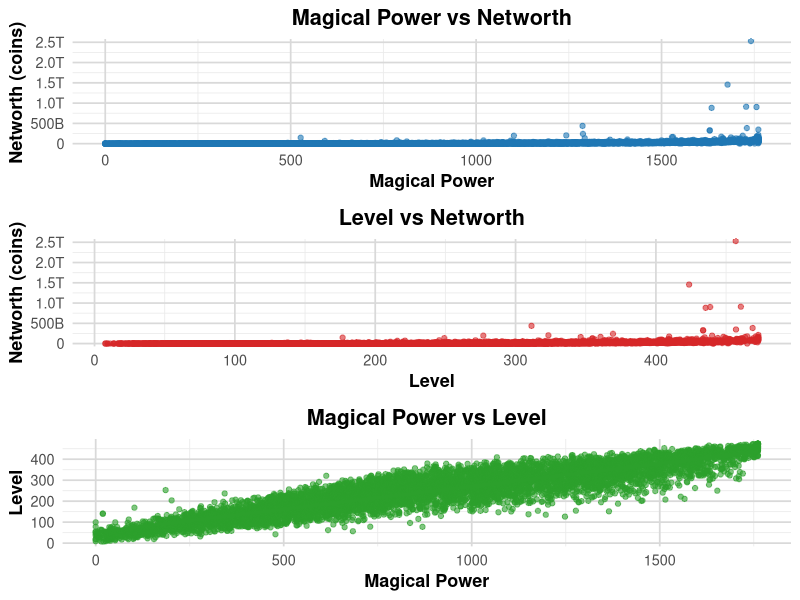

Here is the R script that generated this plot:
library(ggplot2)
library(gridExtra)
library(scales)

plotDataFromCSV <- function() {
    data <- read.csv("player_data.csv", stringsAsFactors = FALSE)    
    data$networth <- as.numeric(gsub("[^0-9.]", "", data$networth))
    
    y_fmt <- scale_y_continuous(
        labels = label_number(scale_cut = cut_short_scale()),
        expand = expansion(mult = c(0.02, 0.02))
    )
    
    common_theme <- theme_minimal(base_size = 13) +
        theme(
        plot.title  = element_text(hjust = 0.5, face = "bold"),
        axis.title  = element_text(face = "bold"),
        panel.grid.major = element_line(color = "grey85")
        )
    
    p1 <- ggplot(data, aes(x = magical_power, y = networth)) +
        geom_point(alpha = 0.6, color = "#1f77b4") +
        geom_smooth(method = "lm", se = FALSE, color = "#1f77b4") +
        labs(
        title = "Magical Power vs Networth",
        x = "Magical Power",
        y = "Networth (coins)"
        ) +
        y_fmt + common_theme
    
    p2 <- ggplot(data, aes(x = level, y = networth)) +
        geom_point(alpha = 0.6, color = "#d62728") +
        geom_smooth(method = "lm", se = FALSE, color = "#d62728") +
        labs(
        title = "Level vs Networth",
        x = "Level",
        y = "Networth (coins)"
        ) +
        y_fmt + common_theme
    
    p3 <- ggplot(data, aes(x = magical_power, y = level)) +
        geom_point(alpha = 0.6, color = "#2ca02c") +
        geom_smooth(method = "lm", se = FALSE, color = "#2ca02c") +
        labs(
        title = "Magical Power vs Level",
        x = "Magical Power",
        y = "Level"
        ) +
        common_theme
    
    grid.arrange(p1, p2, p3, ncol = 1)
}

plotDataFromCSV()
